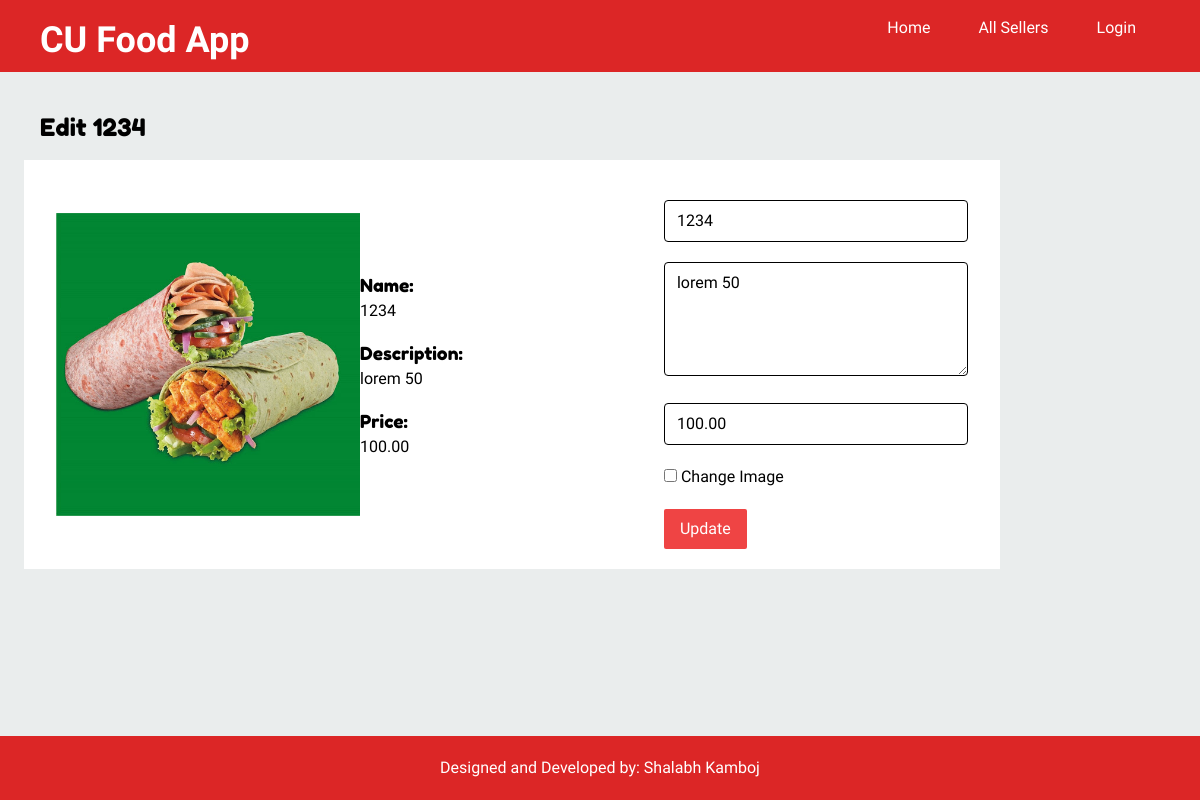
Screenshot of /edit/dominos-1234 with the database file from the repository.
### products/models.py (models this page shows, shortened)
class Product(models.Model):
    seller = models.ForeignKey(Seller, on_delete=models.CASCADE)
    seller_linked_user = models.TextField(blank=True, null=True)
    title = models.CharField(max_length=50)
    slug = models.SlugField(max_length=55)
    description = models.TextField(blank=True, null=True)
    price = models.DecimalField(max_digits=6, decimal_places=2)
    added_date = models.DateTimeField(auto_now_add=True)
    image = models.ImageField(upload_to='uploads/', blank=True, null=True)
    noofsales = models.DecimalField(max_digits=8, decimal_places=0, default=0)

### products/views.py (the view)
# urls.py: path('edit/<slug:slug>', views.edit_product, name="edit-product"),
def edit_product(request, slug):
    product = Product.objects.get(slug=slug)
    if(request.method=='POST'):
        title=request.POST['title']
        description=request.POST['description']
        price=request.POST['price']
        seller=request.user.seller
        slug=slugify(str(seller.shop_name)+" "+str(title))
        changeimg = request.POST['changeimg']
        if(changeimg=="true"):
            fs = FileSystemStorage()
            fs.delete(str(product.image))
            image=request.FILES['image']
            fs = FileSystemStorage()
            img = fs.save("uploads/"+str(image.name), image)
            product.title=title
            product.slug=slug
            product.description=description
            product.price=price
            product.image=img
            product.save()
            return redirect('/your-products')
        else:
            product.title=title
            product.slug=slug
            product.description=description
            product.price=price
            product.save()
            return redirect('/your-products')
    else:
        return render(request, 'edit-product.html', {"product":product})

### templates/edit-product.html (shortened to what this page needs)
{% extends 'base.html' %}
{% block body %}
<div>
    <div class="container mt-10">
        <h2 class="text-2xl mx-10 mb-4">Edit {{product.title}}</h2>
        <div class="mx-6 bg-white py-5 px-8">
            <div class="flex">
                <div class="w-1/3 my-auto">
                    <img src="{{product.image.url}}" width="350" height="350" alt="">
                </div>
                <div class="w-1/3 my-auto">
                    <div>
                        <h3 class="text-lg">Name:</h3>
                        <p>{{product.title}}</p>
                    </div>
                    <div class="mt-4">
                        <h3 class="text-lg">Description:</h3>
                        <p>{{product.description}}</p>
                    </div>
                    <div class="mt-4">
                        <h3 class="text-lg">Price:</h3>
                        <p>{{product.price}}</p>
                    </div>
                </div>
                <div class="w-1/3">
                    <form class="space-y-5" method="post" enctype="multipart/form-data">
                        <div>
                            <input type="text" name="title" class="w-full px-3 py-2 rounded text-black border-[1px] border-black placeholder:text-black" placeholder="Name of product" value="{{product.title}}" required>
                        </div>
                        <div>
                            <textarea type="text" name="description" rows="4" class="w-full px-3 py-2 rounded text-black border-[1px] border-black placeholder:text-black" placeholder="Description of product" required>{{product.description}}</textarea>
                        </div>
                        <div>
                            <input type="number" name="price" class="w-full px-3 py-2 rounded text-black border-[1px] border-black placeholder:text-black" placeholder="Price" value="{{product.price}}" required>
                        </div>
                        <div>
                            <input type="checkbox" id="changeimg" class="hover:cursor-pointer">
                            <span>Change Image</span>
                        </div>
                        <div>
                            <button class="py-2 px-4 text-white bg-red-500 hover:bg-red-600 rounded-sm">Update</button>
                        </div>
                    </form>
                </div>
            </div>
        </div>
    </div>
</div>
{% endblock body %}

### assets/static/css/style.css (style rules this page uses)
body { background: #eaeded; color: black; font-family: 'Special Elite', cursive; }
h1, h2, h3, h4, h5, h6 { font-family: 'Fredoka One', cursive; }

### rows the page displays
Product: title "1234", image (picture), description "lorem 50", price "100.00"
